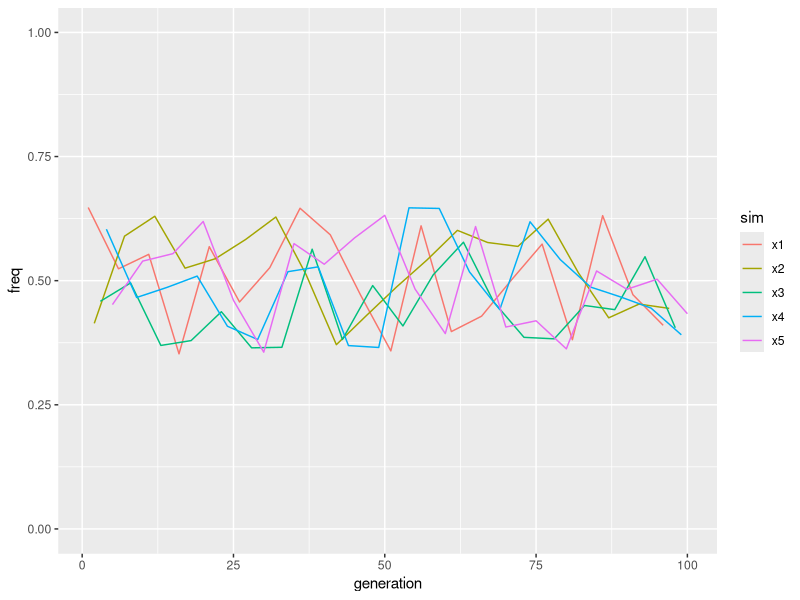

Write R code to recreate this figure.
rm(list=ls())

library(ggplot2)
library(tidyverse)

generation <- seq(1,100)
sim <- rep(c('x1', 'x2', 'x3', 'x4', 'x5'), 20)
freq <- runif(100, 0.35, 0.65)

df <- data.frame(generation, sim, freq)
df2 <- df %>%
  mutate(sim = as.character(sim))

df3 <- rownames(df2$generation)
  

ggplot(df2, aes(generation, freq)) + 
  geom_line(aes(color = sim)) + 
  scale_y_continuous(limits = c(0,1))
